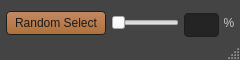
<?xml version="1.0" encoding="UTF-8"?>
<ui version="4.0">
 <class>ldmt_randomSelector</class>
 <widget class="QMainWindow" name="ldmt_randomSelector">
  <property name="geometry">
   <rect>
    <x>0</x>
    <y>0</y>
    <width>240</width>
    <height>60</height>
   </rect>
  </property>
  <property name="minimumSize">
   <size>
    <width>240</width>
    <height>60</height>
   </size>
  </property>
  <property name="maximumSize">
   <size>
    <width>400</width>
    <height>60</height>
   </size>
  </property>
  <property name="windowTitle">
   <string>Random Select Tool</string>
  </property>
  <property name="styleSheet">
   <string notr="true">QMainWindow{
background-color: rgb(68,68,68);
}
QWidget#centralwidget{
background-color: rgb(68,68,68);
}
QPushButton{ 
border:1px solid rgb(30,30,30);
border-radius:4px;
background-color: qlineargradient(spread:pad, x1:1, y1:1, x2:1, y2:0, stop:0 rgba(189, 118, 57, 225), stop:1 rgba(235, 158, 108, 195));
color:rgb(25,25,25);}
QPushButton:hover{ 
 border:1px solid rgb(30,30,30);
background-color: qlineargradient(spread:pad, x1:1, y1:1, x2:1, y2:0, stop:0 rgba(189, 118, 57, 225), stop:1 rgba(255, 178, 128, 195));
color:rgb(25,25,25);}
QPushButton:pressed{ 
 border:1px solid rgb(30,30,30);
background-color: qlineargradient(spread:pad, x1:1, y1:1, x2:1, y2:0, stop:0 rgba(235, 158, 108, 195), stop:1 rgba( 189, 118, 57, 225));
color:rgb(25,25,25);}

QRadioButton{
color:rgb(175,175,175);
}
QCheckBox{
color:rgb(175,175,175);
}

QStatusBar QLabel {
    border: 3px solid white;
}

QStatusBar {
    color: rgb(175,175,175);
}

QStatusBar::item {
    border: 1px solid red;
    border-radius: 3px;
}</string>
  </property>
  <widget class="QWidget" name="centralwidget">
   <property name="minimumSize">
    <size>
     <width>240</width>
     <height>40</height>
    </size>
   </property>
   <property name="maximumSize">
    <size>
     <width>400</width>
     <height>40</height>
    </size>
   </property>
   <layout class="QGridLayout" name="gridLayout">
    <property name="leftMargin">
     <number>6</number>
    </property>
    <property name="topMargin">
     <number>6</number>
    </property>
    <property name="rightMargin">
     <number>6</number>
    </property>
    <property name="bottomMargin">
     <number>0</number>
    </property>
    <property name="spacing">
     <number>5</number>
    </property>
    <item row="1" column="1">
     <widget class="QSlider" name="slider_selectRatio">
      <property name="statusTip">
       <string>Slide to edit ratio.</string>
      </property>
      <property name="orientation">
       <enum>Qt::Horizontal</enum>
      </property>
     </widget>
    </item>
    <item row="1" column="5">
     <widget class="QLineEdit" name="text_selectRatio">
      <property name="minimumSize">
       <size>
        <width>35</width>
        <height>24</height>
       </size>
      </property>
      <property name="maximumSize">
       <size>
        <width>35</width>
        <height>20</height>
       </size>
      </property>
      <property name="styleSheet">
       <string notr="true">border-radius: 4px;
border:1px solid rgb(30,30,30);
background-color: rgb(30,30,30, 215);
color:rgb(175,175,175);</string>
      </property>
     </widget>
    </item>
    <item row="1" column="6">
     <widget class="QLabel" name="label">
      <property name="sizePolicy">
       <sizepolicy hsizetype="Minimum" vsizetype="Preferred">
        <horstretch>0</horstretch>
        <verstretch>0</verstretch>
       </sizepolicy>
      </property>
      <property name="minimumSize">
       <size>
        <width>10</width>
        <height>0</height>
       </size>
      </property>
      <property name="maximumSize">
       <size>
        <width>10</width>
        <height>16777215</height>
       </size>
      </property>
      <property name="statusTip">
       <string>Input a count like 5000, or target ratio 50%.</string>
      </property>
      <property name="layoutDirection">
       <enum>Qt::LeftToRight</enum>
      </property>
      <property name="styleSheet">
       <string notr="true">color:rgb(200,200,200);</string>
      </property>
      <property name="text">
       <string>%</string>
      </property>
      <property name="alignment">
       <set>Qt::AlignCenter</set>
      </property>
     </widget>
    </item>
    <item row="1" column="0">
     <widget class="QPushButton" name="btn_randomSelect">
      <property name="sizePolicy">
       <sizepolicy hsizetype="Preferred" vsizetype="Preferred">
        <horstretch>0</horstretch>
        <verstretch>0</verstretch>
       </sizepolicy>
      </property>
      <property name="minimumSize">
       <size>
        <width>100</width>
        <height>20</height>
       </size>
      </property>
      <property name="maximumSize">
       <size>
        <width>16777215</width>
        <height>100</height>
       </size>
      </property>
      <property name="font">
       <font>
        <family>Segoe UI</family>
       </font>
      </property>
      <property name="cursor">
       <cursorShape>PointingHandCursor</cursorShape>
      </property>
      <property name="statusTip">
       <string>Random select from selection by a ratio.</string>
      </property>
      <property name="styleSheet">
       <string notr="true">QPushButton{ 
border:1px solid rgb(30,30,30);
border-radius:4px;
background-color: qlineargradient(spread:pad, x1:1, y1:1, x2:1, y2:0, stop:0 rgba(189, 118, 57, 225), stop:1 rgba(235, 158, 108, 195));
color:rgb(25,25,25);}
QPushButton:hover{ 
 border:1px solid rgb(30,30,30);
background-color: qlineargradient(spread:pad, x1:1, y1:1, x2:1, y2:0, stop:0 rgba(189, 118, 57, 225), stop:1 rgba(255, 178, 128, 195));
color:rgb(25,25,25);}
QPushButton:pressed{ 
 border:1px solid rgb(30,30,30);
background-color: qlineargradient(spread:pad, x1:1, y1:1, x2:1, y2:0, stop:0 rgba(235, 158, 108, 195), stop:1 rgba( 189, 118, 57, 225));
color:rgb(25,25,25);}
</string>
      </property>
      <property name="text">
       <string>Random Select</string>
      </property>
     </widget>
    </item>
   </layout>
  </widget>
  <widget class="QStatusBar" name="statusbar">
   <property name="statusTip">
    <string/>
   </property>
  </widget>
 </widget>
 <resources/>
 <connections/>
</ui>
